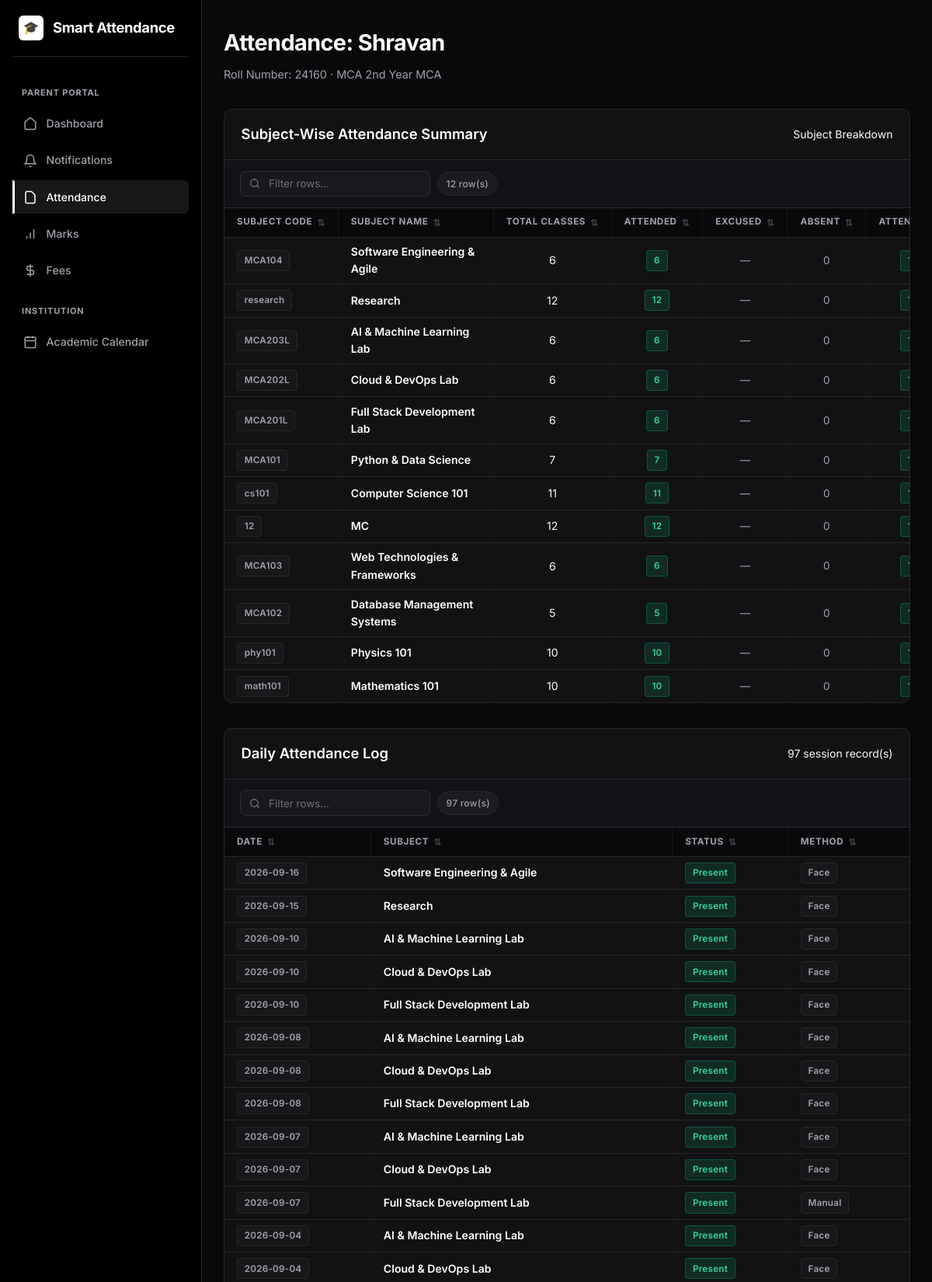
The app's page /parent/attendance (signed in, upper part) with its own data.
### models.py (models this page shows, shortened)
class Student(db.Model):
    __tablename__ = "students"
    id = db.Column(db.Integer, primary_key=True)
    roll_number = db.Column(db.String(40), unique=True, nullable=False, index=True)
    name = db.Column(db.String(120), nullable=False)
    department = db.Column(db.String(80), default="")
    class_name = db.Column(db.String(80), default="")
    created_at = db.Column(db.DateTime, default=datetime.utcnow)
    face_samples = db.relationship(
        "FaceSample", backref="student", cascade="all, delete-orphan"
    )
    attendance_records = db.relationship(
        "Attendance", backref="student", cascade="all, delete-orphan"
    )

class Subject(db.Model):
    __tablename__ = "subjects"
    id = db.Column(db.Integer, primary_key=True)
    code = db.Column(db.String(40), unique=True, nullable=False)
    name = db.Column(db.String(120), nullable=False)
    department = db.Column(db.String(80), default="MCA")
    year = db.Column(db.Integer, default=1, nullable=False) # 1 for 1st Year, 2 for 2nd Year
    faculty_id = db.Column(db.Integer, db.ForeignKey("users.id"), nullable=True)
    faculty = db.relationship("User", foreign_keys=[faculty_id])
    sessions = db.relationship(
        "AttendanceSession", backref="subject", cascade="all, delete-orphan"
    )

class AttendanceSession(db.Model):
    __tablename__ = "sessions"
    id = db.Column(db.Integer, primary_key=True)
    subject_id = db.Column(db.Integer, db.ForeignKey("subjects.id"), nullable=False)
    faculty_id = db.Column(db.Integer, db.ForeignKey("users.id"), nullable=True)
    faculty = db.relationship("User", foreign_keys=[faculty_id])
    class_name = db.Column(db.String(80), default="")
    session_date = db.Column(db.Date, default=date.today)
    created_at = db.Column(db.DateTime, default=datetime.utcnow)
    records = db.relationship(
        "Attendance", backref="session", cascade="all, delete-orphan"
    )

### blueprints/parents.py (the view)
@parents_bp.route("/attendance")
@login_required
@parent_required
def attendance():
    student = Student.query.get(current_user.student_id)
    raw_records = Attendance.query.filter_by(student_id=student.id).order_by(Attendance.marked_at.desc()).all() if student else []
    records = [
        r for r in raw_records
        if not student or not student.department or not r.session.subject or not r.session.subject.department or r.session.subject.department == student.department
    ]
    subjects_map = {}
    for r in records:
        subj = r.session.subject
        if subj.id not in subjects_map:
            subjects_map[subj.id] = {
                'subject': subj,
                'total': 0,
                'present': 0,
                'absent': 0,
                'excused': 0
            }
        subjects_map[subj.id]['total'] += 1
        if r.status == 'present':
            subjects_map[subj.id]['present'] += 1
        elif r.status == 'excused':
            subjects_map[subj.id]['excused'] += 1
            subjects_map[subj.id]['present'] += 1
        else:
            subjects_map[subj.id]['absent'] += 1
    for s_id, s_data in subjects_map.items():
        s_data['percentage'] = round((s_data['present'] / s_data['total']) * 100, 1) if s_data['total'] > 0 else 0.0
    return render_template(
        "parents/attendance.html",
        student=student,
        records=records,
        subject_attendance=list(subjects_map.values())
    )

### blueprints/parents.py (called while the page is built)
def parent_required(f):
    from functools import wraps
    @wraps(f)
    def decorated_function(*args, **kwargs):
        if not current_user.is_authenticated or current_user.role != ROLE_PARENT:
            flash("Access denied.", "danger")
            return redirect(url_for("dashboard.index"))
        if not current_user.student_id:
            flash("No student linked to this parent account.", "danger")
            return redirect(url_for("dashboard.index"))
        return f(*args, **kwargs)
    return decorated_function

### templates/parents/attendance.html (shortened to what this page needs)
{% extends "base.html" %}
{% block content %}
<div style="display:flex; justify-content:space-between; align-items:center; margin-bottom: 2rem; flex-wrap:wrap; gap:1rem;">
  <div>
    <h1>Attendance: {{ student.name }}</h1>
    <p class="subtitle" style="margin-bottom:0;">Roll Number: {{ student.roll_number }} · {{ student.department }} {{ student.class_name }}</p>
  </div>
</div>
<div class="card card-table" style="margin-bottom: 2rem;">
  <div class="card-table-header">
    <h2>Subject-Wise Attendance Summary</h2>
    <span class="text-muted" style="font-size:0.875rem;">Subject Breakdown</span>
  </div>
  <div class="table-responsive">
    {% if subject_attendance %}
    <table>
      <thead>
        <tr>
          <th style="min-width:140px;">Subject Code</th>
          <th style="min-width:200px;">Subject Name</th>
          <th style="text-align:center;">Total Classes</th>
          <th style="text-align:center;">Attended</th>
          <th style="text-align:center;">Excused</th>
          <th style="text-align:center;">Absent</th>
          <th style="text-align:center;">Attendance %</th>
        </tr>
      </thead>
      <tbody>
        {% for s in subject_attendance %}
        <tr>
          <td><span class="badge badge-muted">{{ s.subject.code }}</span></td>
          <td style="font-weight:600; color:#fff;">{{ s.subject.name }}</td>
          <td style="text-align:center;">{{ s.total }}</td>
          <td style="text-align:center;"><span class="badge badge-yes">{{ s.present }}</span></td>
          <td style="text-align:center;">
            {% if s.excused > 0 %}
              <span class="badge" style="background:rgba(99,102,241,0.15); color:#a5b4fc;">{{ s.excused }}</span>
            {% else %}
              <span class="muted">—</span>
            {% endif %}
          </td>
          <td style="text-align:center;">
            {% if s.absent > 0 %}
              <span class="badge badge-no">{{ s.absent }}</span>
            {% else %}
              <span class="muted">0</span>
            {% endif %}
          </td>
          <td style="text-align:center; font-weight:600;">
            <span class="badge {{ 'badge-yes' if s.percentage >= 75 else ('badge-no' if s.percentage < 50 else 'badge-muted') }}">
            </span>
          </td>
        </tr>
        {% endfor %}
      </tbody>
    </table>
    {% else %}
    <p class="muted" style="padding:2.5rem 1.5rem; text-align:center;">No subject attendance records found.</p>
    {% endif %}
  </div>
</div>
<div class="card card-table">
  <div class="card-table-header">
    <h2>Daily Attendance Log</h2>
    <span class="text-muted" style="font-size:0.875rem;">{{ records|length }} session record(s)</span>
  </div>
  <div class="table-responsive">
    {% if records %}
    <table>
      <thead>
        <tr>
          <th>Date</th>
          <th>Subject</th>
          <th>Status</th>
          <th>Method</th>
        </tr>
      </thead>
      <tbody>
        {% for r in records %}
        <tr>
          <td><span class="badge badge-muted">{{ r.session.session_date.strftime('%Y-%m-%d') }}</span></td>
          <td style="font-weight:600; color:#fff;">{{ r.session.subject.name }}</td>
          <td>
            {% if r.status == 'present' %}
              <span class="badge badge-yes">Present</span>
            {% elif r.status == 'excused' %}
              <span class="badge" style="background:rgba(99,102,241,0.15); color:#a5b4fc;">Excused (Medical)</span>
            {% else %}
              <span class="badge badge-no">Absent</span>
            {% endif %}
          </td>
          <td><span class="badge badge-muted">{{ r.method|title }}</span></td>
        </tr>
        {% endfor %}
      </tbody>
    </table>
    {% else %}
    <p class="muted" style="padding:2.5rem 1.5rem; text-align:center;">No attendance records found.</p>
    {% endif %}
  </div>
</div>
{% endblock %}

### static/style.css (style rules this page uses)
:root { --bg-dark: #09090b; --bg-darker: #000000; --bg-card: #121215; --card-border: #27272a; --primary: #ffffff; --primary-hover: #e4e4e7; --primary-text: #000000; --secondary: #18181b; --secondary-hover: #27272a; --text-main: #fafafa; --text-muted: #a1a1aa; --border-light: #27272a; --border-focus: #fafafa; --success: #10b981; --success-bg: rgba(16, 185, 129, 0.1); --danger: #ef4444; --danger-bg: rgba(239, 68, 68, 0.1); --warning: #f59e0b; --warning-bg: rgba(245, 158, 11, 0.1); --info: #a1a1aa; --info-bg: rgba(161, 161, 170, 0.1); --sidebar-width: 260px; --shadow-sm: 0 1px 2px 0 rgba(0, 0, 0, 0.5); --shadow-md: 0 4px 12px rgba(0, 0, 0, 0.5); --shadow-lg: 0 8px 24px rgba(0, 0, 0, 0.7); --radius-sm: 6px; --radius: 10px; --radius-lg: 14px; --transition: all 0.2s ease; }
* { box-sizing: border-box; }
body { margin: 0; font-family: 'Inter', -apple-system, BlinkMacSystemFont, "Segoe UI", Roboto, sans-serif; background-color: var(--bg-dark); color: var(--text-main); line-height: 1.6; -webkit-font-smoothing: antialiased; min-height: 100vh; overflow-x: hidden; }
html, * { scrollbar-width: thin; scrollbar-color: rgba(161, 161, 170, 0.3) transparent; }
h1 { font-size: 1.8rem; font-weight: 700; letter-spacing: -0.02em; margin: 0 0 0.4rem; color: #ffffff; }
h2 { font-size: 1.15rem; font-weight: 600; margin: 1.25rem 0 0.85rem; color: #ffffff; }
.subtitle { color: var(--text-muted); font-size: 0.9rem; margin: 0 0 1.75rem; }
.muted { color: var(--text-muted); font-size: 0.85rem; }
.card { background: var(--bg-card); border: 1px solid var(--card-border); border-radius: var(--radius); padding: 1.5rem; margin-bottom: 1.25rem; box-shadow: var(--shadow-sm); transition: var(--transition); }
.card h2:first-child { margin-top: 0; }
.badge { display: inline-flex; align-items: center; padding: 0.2rem 0.55rem; border-radius: 4px; font-size: 0.73rem; font-weight: 600; letter-spacing: 0.02em; }
.badge-yes { background: rgba(16,185,129,0.15); color: #34d399; border: 1px solid rgba(16,185,129,0.3); }
.badge-muted { background: #18181b; color: var(--text-muted); border: 1px solid var(--card-border); }
.card-table { padding: 0; overflow: hidden; }
.card-table-header { padding: 1.1rem 1.35rem; border-bottom: 1px solid var(--card-border); display: flex; align-items: center; justify-content: space-between; flex-wrap: wrap; gap: 0.85rem; }
.card-table-header h2 { margin: 0; }
.table-responsive { overflow-x: auto; }
table { width: 100%; border-collapse: collapse; }
th, td { padding: 0.45rem 1rem; text-align: left; border-bottom: 1px solid var(--card-border); border-right: 1px solid rgba(255,255,255,0.02); font-size: 0.88rem; }
th:last-child, td:last-child { border-right: none; }
th { color: var(--text-muted); font-size: 0.73rem; font-weight: 700; text-transform: uppercase; background: #09090b; letter-spacing: 0.05em; white-space: nowrap; position: sticky; top: 0; z-index: 10; padding: 0.55rem 1rem; }
tbody tr { transition: var(--transition); }
tbody tr:last-child td { border-bottom: none; }
th.sortable-th { cursor: pointer; user-select: none; transition: background 0.15s ease, color 0.15s ease; }

### records on screen
Student: name "Shravan", roll_number "24160", department "MCA", class_name "2nd Year MCA"
Subject: subject.code "MCA104", subject.name "Software Engineering & Agile", session.subject.name "Software Engineering & Agile"
Subject: subject.code "research", subject.name "Research", session.subject.name "Research"
Subject: subject.code "MCA203L", subject.name "AI & Machine Learning Lab", session.subject.name "AI & Machine Learning Lab" "AI & Machine Learning Lab" "AI & Machine Learning Lab" "AI & Machine Learning Lab"
Subject: subject.code "MCA202L", subject.name "Cloud & DevOps Lab", session.subject.name "Cloud & DevOps Lab" "Cloud & DevOps Lab" "Cloud & DevOps Lab" "Cloud & DevOps Lab"
Subject: subject.code "MCA201L", subject.name "Full Stack Development Lab", session.subject.name "Full Stack Development Lab" "Full Stack Development Lab" "Full Stack Development Lab"
Subject: subject.code "MCA101", subject.name "Python & Data Science"
Subject: subject.code "cs101", subject.name "Computer Science 101"
Subject: subject.code "12", subject.name "MC"
Subject: subject.code "MCA103", subject.name "Web Technologies & Frameworks"
Subject: subject.code "MCA102", subject.name "Database Management Systems"
Subject: subject.code "phy101", subject.name "Physics 101"
Subject: subject.code "math101", subject.name "Mathematics 101"

### other values on screen
{{ s.total }} "6" "12" "6" "6" "6" "7" "11" "12" "6" "5" "10" "10"
{{ s.present }} "6" "12" "6" "6" "6" "7" "11" "12" "6" "5" "10" "10"
{{ records|length }} "97"
{{ r.session.session_date.strftime('%Y-%m-%d') }} "2026-09-16" "2026-09-15" "2026-09-10" "2026-09-10" "2026-09-10" "2026-09-08" "2026-09-08" "2026-09-08" "2026-09-07" "2026-09-07" "2026-09-07" "2026-09-04" "2026-09-04"
{{ r.method|title }} "Face" "Face" "Face" "Face" "Face" "Face" "Face" "Face" "Face" "Face" "Manual" "Face" "Face"
